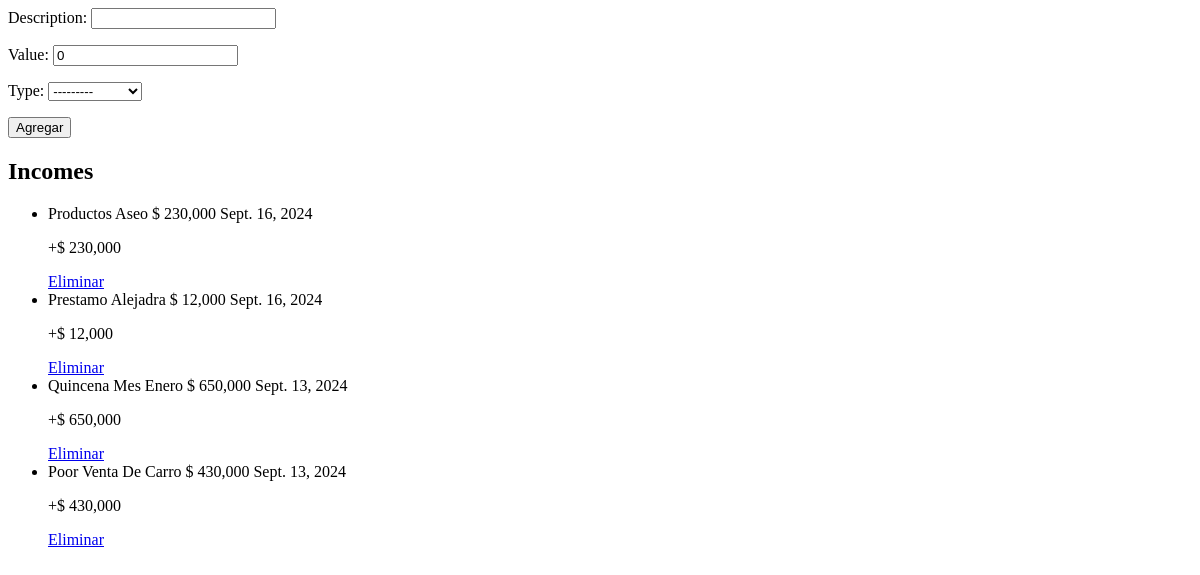
Page /dashboard/add-income/ on the earlier database version.
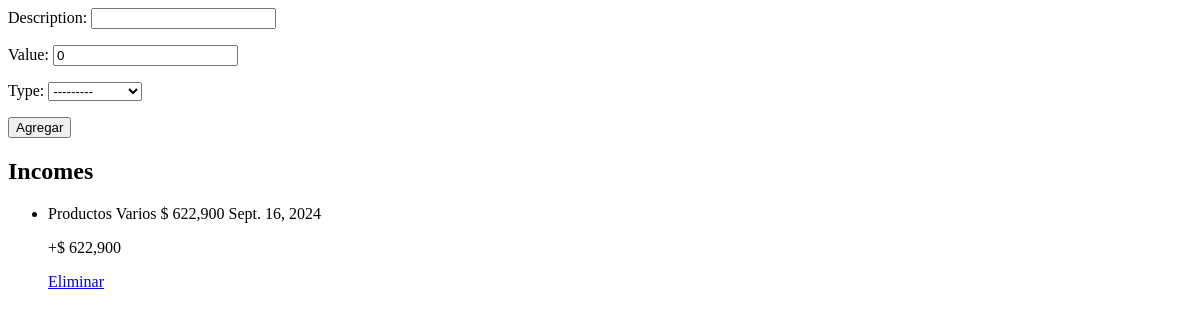
Same page on the later database version.
### Transaction/models.py (models this page shows, shortened)
class Transaction(models.Model):
    class TypePay(models.TextChoices):
        EFECTIVO = "Efectivo"
        TRANSFERENCIA = "Transferencia"
        NEQUI = "Nequi"
        TARJETA_CREDTO = "Tarjeta de Credito"
    description = models.CharField(max_length=150, null=True, blank=True)
    value = models.DecimalField(max_digits=10, decimal_places=2, default=0)
    way_to_pay = models.CharField(max_length=100, choices=TypePay.choices)
    created = models.DateField(auto_now_add=True)
    updated = models.DateField(auto_now_add=True)
    class Meta:
        abstract = True

class Income(Transaction):
    class TypeIncome(models.TextChoices):
        SALARIO = "Salario"
        BONIFICACION = "Bonificacion"
        ALQUILER = "Alquileres"
        INTERESES = "Intereses"
        GANACIAS = "Ganancias"
        PENSION = "Pension"
        HERENCIA = "Herencia"
        VENTAS = "Ventas"
        SUBSIDIOS = "Subsidios"
    type = models.CharField(max_length=150, choices=TypeIncome.choices)
    class Meta:
        verbose_name = ("Income")
        verbose_name_plural = ("Incomes")

### Transaction/views.py (the view)
# urls.py: path('add-income/', add_income, name='add_incomes'),
def add_income(request):
    name_template = 'income/new.html'
    if request.method == 'POST':
        form = IncomeForm(request.POST)
        if form.is_valid():
            form.save()
            return redirect('add_incomes')
    else:
        form = IncomeForm()
    context = {
        'form': form,
        'incomes': get_object_incomes().order_by('-created')
    }
    return render(request, name_template, context)

### Transaction/forms.py
class IncomeForm(forms.ModelForm):
    class Meta:
        model = Income
        fields = ['description','value','type']

### Transaction/templatetags/filters.py (called while the page is built)
@register.filter(name='format_value_total')
def format_value_total(value):
    return f'$ {value:,.0f}'

@register.filter(name='capitalize')
def capitalize(text):
    description_capitalize = ''
    for t in text.split(' '):
        description_capitalize += t.capitalize() + ' '
    return description_capitalize

### Transaction/views.py (called while the page is built)
def get_object_incomes():
    incomes = Income.objects.annotate(
        category=Value('Ingreso')
    ).values('id','description','value','created','type','category')
    return incomes

### templates/income/new.html (shortened to what this page needs)
{% load static %}
{% load filters %}
<form method='POST' hx-post="{% url 'add_incomes' %}" hx-target="#incomes-list" hx-swap="outerHTML">
    {{ form.as_p }}
    <button type="submit">Agregar</button>
</form>
<div id="incomes-list">
    <h2>Incomes</h2>
    <ul>
        {% for income in incomes %}
            <li>
                {{ income.description|capitalize }} {{ income.value|format_value_total }} {{ income.created }}
                <p>
                    +{{income.value|format_value_total}}
                </p>
                <a href="{% url "incomes_delete" pk=income.id %}" hx-delete="true" hx-swap="outerHTML">
                    Eliminar
                </a>
            </li>
        {% empty %}
            <li>No hay ingresos registrados.</li>
        {% endfor %}
    </ul>
</div>

Differences in the rows shown:
removed Income: description "Productos Aseo", value "$ 230,000", created "Sept. 16, 2024"
removed Income: description "Prestamo Alejadra", value "$ 12,000", created "Sept. 16, 2024"
removed Income: description "Quincena Mes Enero", value "$ 650,000", created "Sept. 13, 2024"
removed Income: description "Poor Venta De Carro", value "$ 430,000", created "Sept. 13, 2024"
added Income: description "Productos Varios", value "$ 622,900", created "Sept. 16, 2024"
